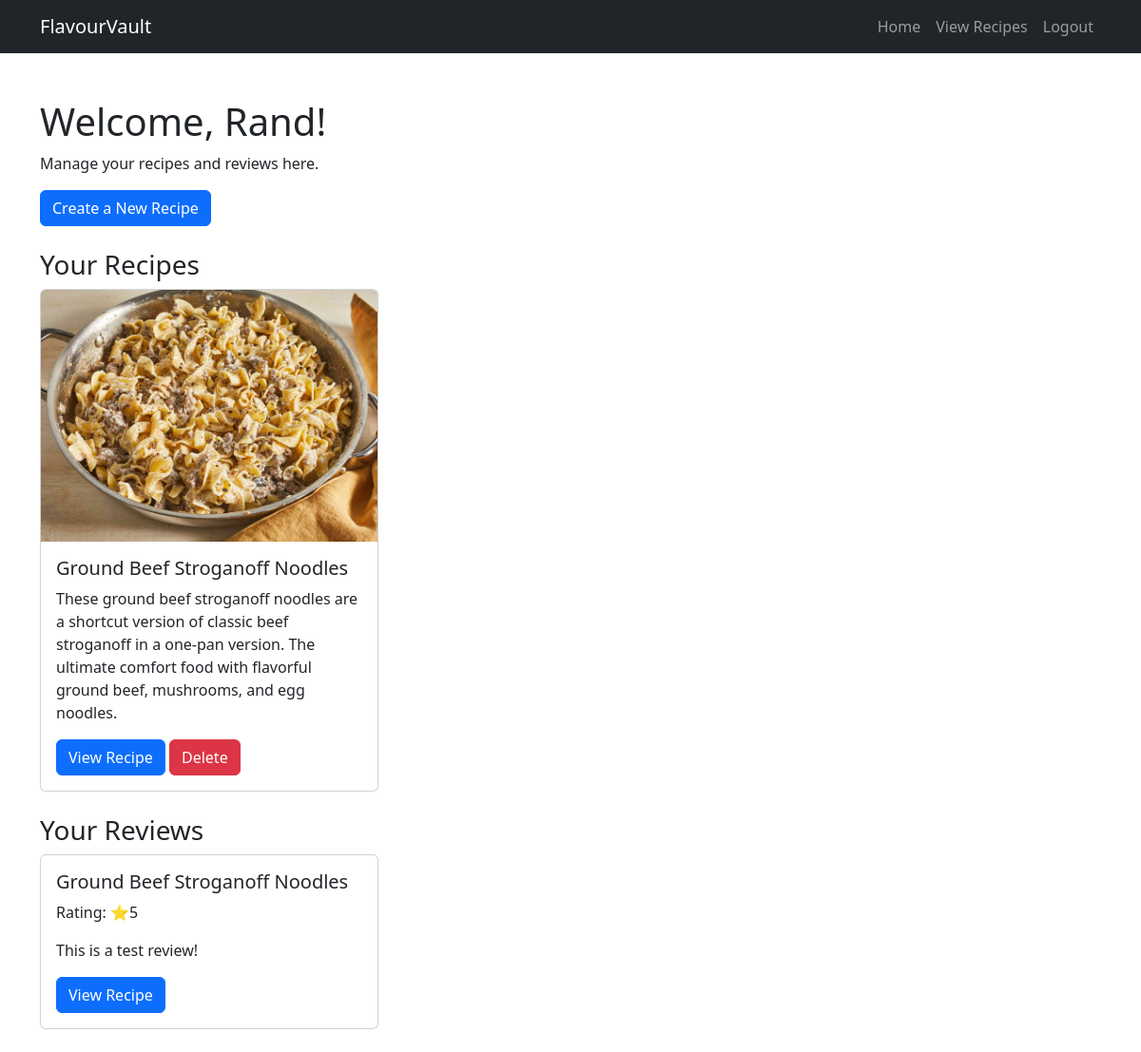
Page /account/ (signed in) on the earlier database version.
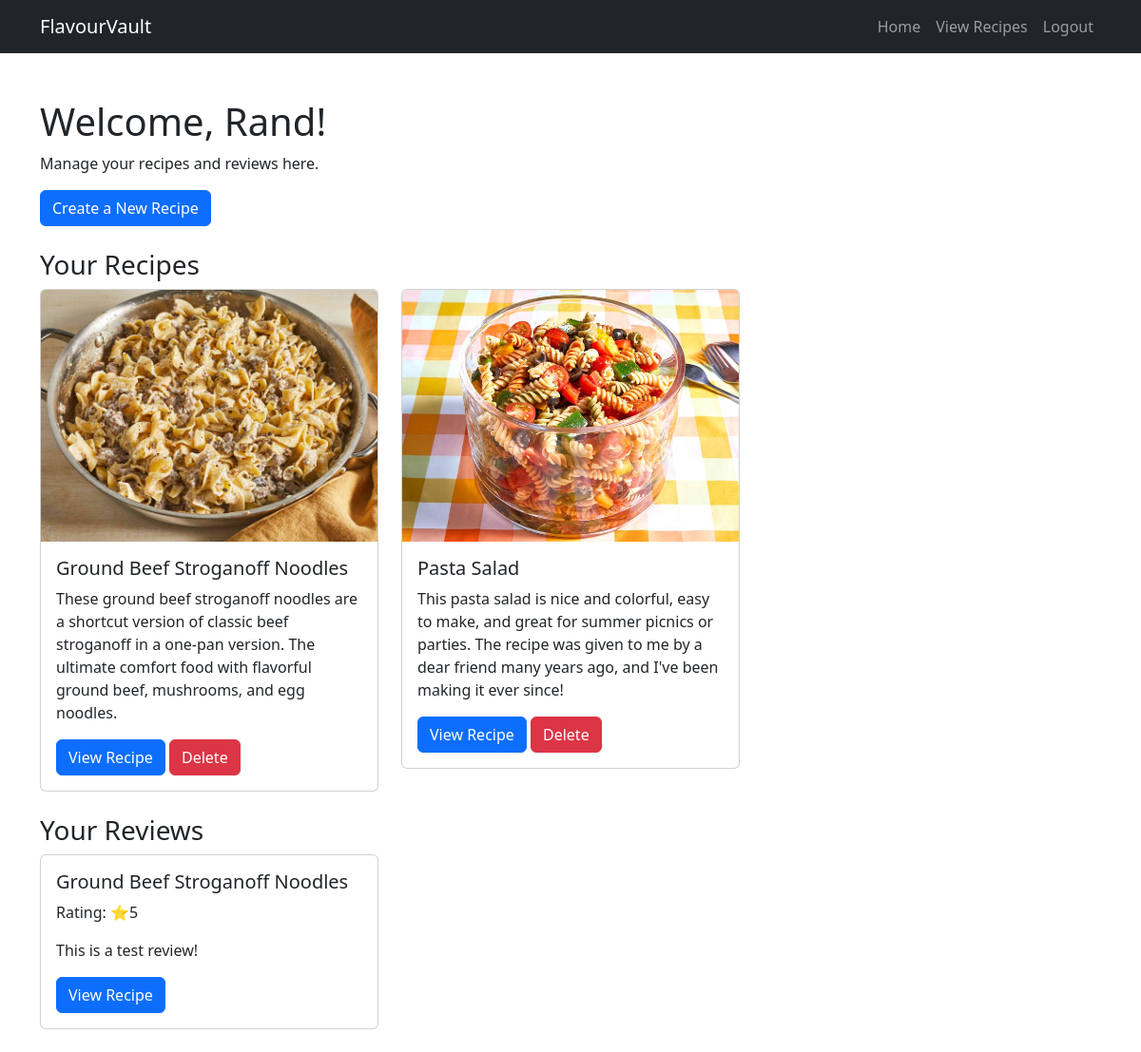
Same page on the later database version.
### recipes/models.py (models this page shows, shortened)
class Recipe(models.Model):
    title = models.CharField(max_length=255)
    description = models.TextField()
    instructions = models.TextField()
    image = models.ImageField(upload_to='recipe_images/', null=True, blank=True)
    author = models.ForeignKey(User, on_delete=models.CASCADE)
    category = models.ForeignKey(Category, on_delete=models.SET_NULL, null=True)
    difficulty = models.CharField(
        max_length=10, choices=[("Easy", "Easy"), ("Medium", "Medium"), ("Hard", "Hard")]
    )
    created_at = models.DateTimeField(auto_now_add=True)

class Review(models.Model):
    recipe = models.ForeignKey(Recipe, on_delete=models.CASCADE, related_name="reviews")
    user = models.ForeignKey(User, on_delete=models.CASCADE)
    rating = models.IntegerField(choices=[(1,1), (2,2), (3,3), (4,4), (5,5)])
    content = models.TextField()
    created_at = models.DateTimeField(auto_now_add=True)
    class Meta:
        unique_together = ('recipe', 'user')  # Ensures a user can only review a recipe once

### recipes/views.py (the view)
# urls.py: path('account/', account_page, name='account_page'),
@login_required
def account_page(request):
    user_recipes = Recipe.objects.filter(author=request.user)
    user_reviews = Review.objects.filter(user=request.user)
    return render(request, "account.html", {
        "user": request.user,
        "user_recipes": user_recipes,
        "user_reviews": user_reviews
    })

### templates/account.html (shortened to what this page needs)
{% load static %}
<!DOCTYPE html>
<html lang="en">
<head>
    <link href="https://cdn.jsdelivr.net/npm/bootstrap@5.3.0/dist/css/bootstrap.min.css" rel="stylesheet">
</head>
<body>
    <nav class="navbar navbar-expand-lg navbar-dark bg-dark">
        <div class="container">
            <a class="navbar-brand" href="{% url 'home' %}">FlavourVault</a>
            <div class="collapse navbar-collapse" id="navbarNav">
                <ul class="navbar-nav ms-auto">
                    {% if user.is_authenticated %}
                        <li class="nav-item"><a class="nav-link" href="{% url 'home' %}">Home</a></li>
                        <li class="nav-item"><a class="nav-link" href="{% url 'recipes:recipes_page' %}">View Recipes</a></li>
                        <li class="nav-item"><a class="nav-link" href="{% url 'account_logout' %}">Logout</a></li>
                    {% endif %}
                </ul>
            </div>
        </div>
    </nav>
    <div class="container mt-5">
        <h1>Welcome, {{ user.username }}!</h1>
        <p>Manage your recipes and reviews here.</p>
        <a href="{% url 'recipes:create_recipe' %}" class="btn btn-primary mb-4">Create a New Recipe</a>
        <h3>Your Recipes</h3>
        <div class="row">
            {% for recipe in user_recipes %}
            <div class="col-md-4 mb-4">
                <div class="card">
                    {% if recipe.image %}
                    <img src="{{ recipe.image.url }}" class="card-img-top" alt="{{ recipe.title }}">
                    {% else %}
                    <img src="{% static 'images/default_recipe.jpg' %}" class="card-img-top" alt="Default Image">
                    {% endif %}
                    <div class="card-body">
                        <h5 class="card-title">{{ recipe.title }}</h5>
                        <p class="card-text">{{ recipe.description }}</p>
                        <a href="{% url 'recipes:recipe_detail_page' recipe.id %}" class="btn btn-primary">View Recipe</a>
                        <button type="button" class="btn btn-danger" data-bs-toggle="modal"
                            data-bs-target="#deleteModal{{ recipe.id }}">
                            Delete
                        </button>
                    </div>
                </div>
            </div>
            {% empty %}
            <p>You don't have any saved recipes yet. Click the button above to create one!</p>
            {% endfor %}
        </div>
        <h3>Your Reviews</h3>
        <div class="row">
            {% for review in user_reviews %}
            <div class="col-md-4 mb-4">
                <div class="card">
                    <div class="card-body">
                        <h5 class="card-title">{{ review.recipe.title }}</h5>
                        <p class="card-text">Rating: ⭐{{ review.rating }}</p>
                        <p class="card-text">{{ review.content }}</p>
                        <a href="{% url 'recipe_detail_page' review.recipe.id %}" class="btn btn-primary">View
                            Recipe</a>
                    </div>
                </div>
            </div>
            {% empty %}
            <p>You haven't reviewed any recipes yet.</p>
            {% endfor %}
        </div>
</body>
</html>

Differences in the rows shown:
added Recipe: image (picture), title "Pasta Salad", description "This pasta salad is nice and colorful, easy to make, and great for summer picnics or parties. The recipe was given to me by a dear friend many years ago, and I've been making it ever since!"
